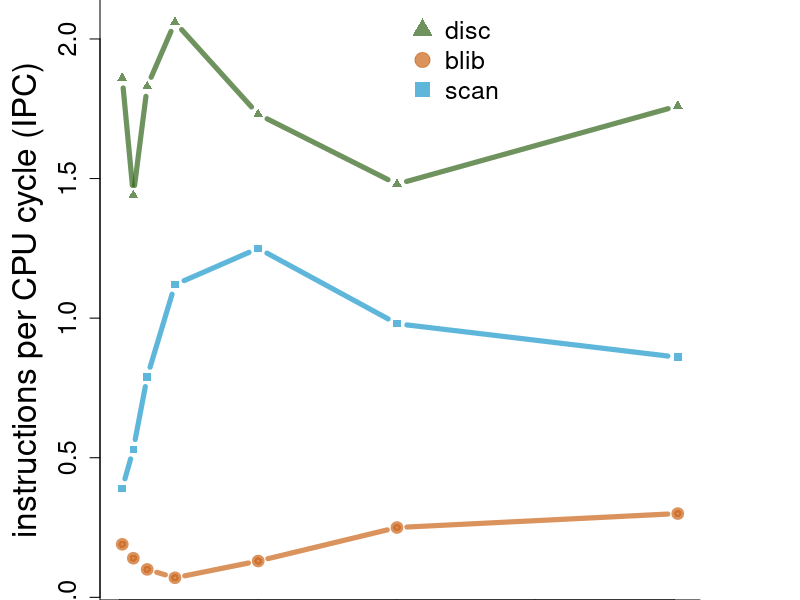

This figure's R source:
# Create data:
sampleNum = c(10, 50, 100, 200, 500, 1000, 2012)
# disc
disc = c(1.86, 1.44, 1.83, 2.06, 1.73, 1.48, 1.76)
blib = c(0.19, 0.14, 0.10, 0.07, 0.13, 0.25, 0.30)
scan = c(0.39, 0.53, 0.79, 1.12, 1.25, 0.98, 0.86)

par(pin = c(6, 6))

# # log mode
# plot(logRealTime~sampleNum, type="b", bty="l",
#      xlab="value of a", ylab="value of b", cex.lab = 1.5,
#      col=rgb(0.2,0.4,0.1,0.7), lwd=3, pch=17, ylim=c(3,10),
#      main = "Times", cex.main = 1.5
# )
# lines(logUserTime~sampleNum , col=rgb(0.8, 0.4, 0.1, 0.7) , lwd=10 , pch=19 , type="b" )
# lines(logSysTime~sampleNum , col=rgb(0.1, 0.6, 0.8, 0.7) , lwd=3 , pch=15 , type="b" )

# Make a basic graph
plot(disc~sampleNum, type="b", bty="l",
     xlab="sample number", ylab="instructions per CPU cycle (IPC)", cex.lab = 2,
     col=rgb(0.2,0.4,0.1,0.7), lwd=5, pch=17,
     ylim=c(min(c(disc, blib, scan)), max(c(disc, blib, scan))), cex.axis = 1.5,
     main = "IPC analysis", cex.main = 2
)
lines(blib~sampleNum , col=rgb(0.8, 0.4, 0.1, 0.7) , lwd=5 , pch=19 , type="b" )
lines(scan~sampleNum , col=rgb(0.1, 0.6, 0.8, 0.7) , lwd=5 , pch=15 , type="b" )

# Add a legend
legend("bottomleft",
       legend = c("disc", "blib", "scan"),
       col = c(rgb(0.2,0.4,0.1,0.7),
               rgb(0.8,0.4,0.1,0.7),
               rgb(0.1, 0.6, 0.8, 0.7)),
       pch = c(17,19,15),
       bty = "n",
       pt.cex = 2,
       cex = 1.5,
       text.col = "black",
       horiz = F ,
       inset = c(0.5, 0.8))